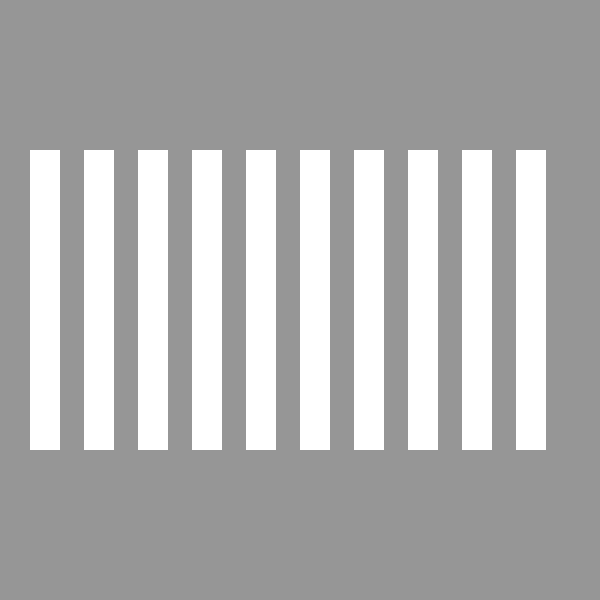
Frame 1 (no input)
Frame 60 (the mouse pressed at the canvas centre just before this capture): identical to frame 1, image omitted
Frame 120 (the mouse held since frame 60 and released just before this capture): identical to frame 1, image omitted

The Processing sketch that drew this single still picture (run headless with seeded random() and noise(); from frame 60 on, the mouse is pressed at the canvas centre):

// Processing sketch: sketch_11
// ── sketch_11.pde
void setup() {
  size(600, 600);
  noStroke();
}

void draw() {
  background(150);
  for (int i = 0; i < 10; i++) {
    float xPos = map(i, 0, 10, 30, width - 30);
    rect(xPos, 150, 30, 300);
    //x += 60;
  }
}
